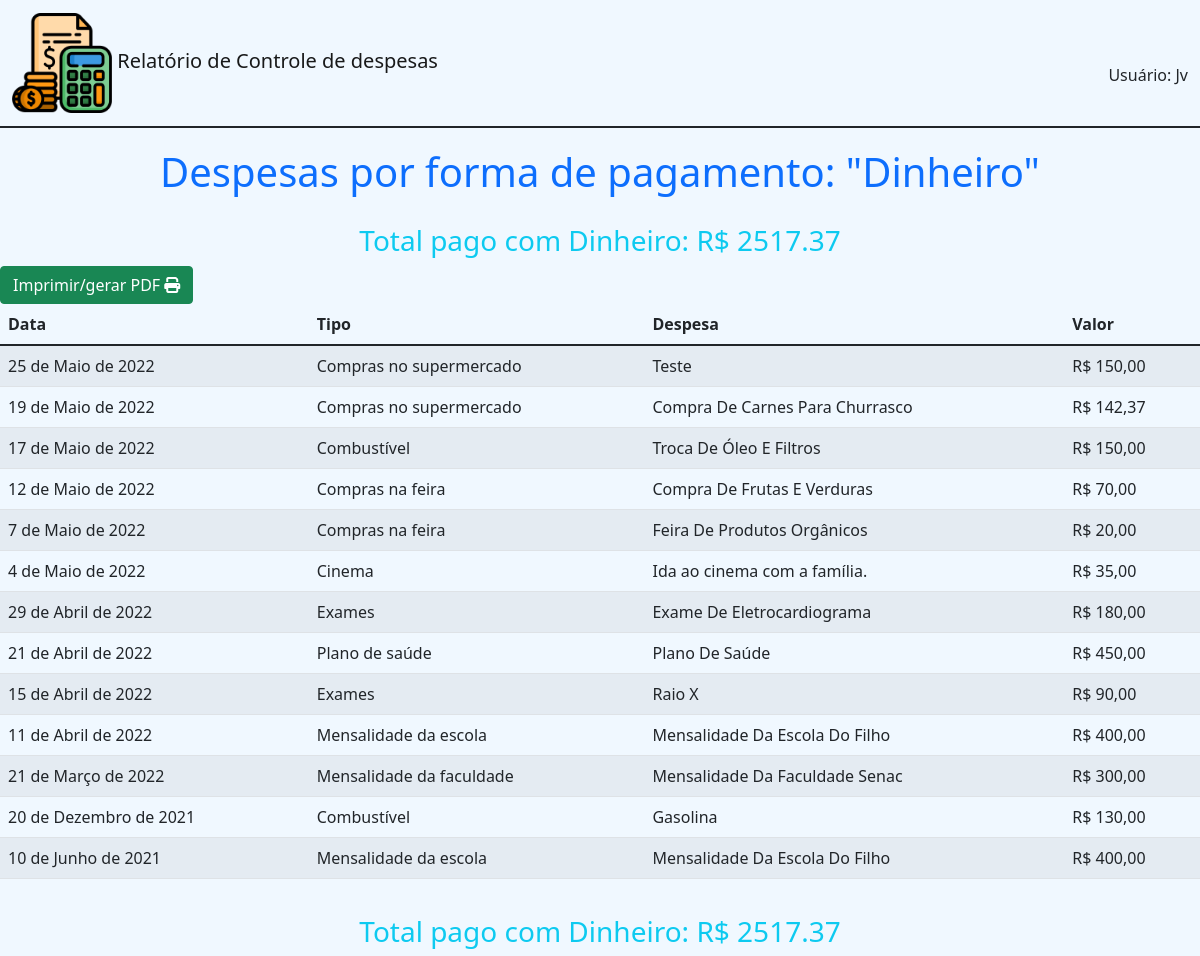
Page /relatorios/ver_despesas_fpag_print/1 (signed in) on the committed database.
### cadastros/models.py (models this page shows)
class FormaPagamento(models.Model):
    forma = models.CharField(max_length=30)
    padrao = models.BooleanField(default=False)
    usuario = models.ForeignKey(User, on_delete=models.CASCADE, blank=True, null=True)
    ativo = models.BooleanField(default=True)
    class Meta:
        verbose_name = 'Forma de pagamento'
        verbose_name_plural = 'Formas de Pagamento'
    def __str__(self):
        return self.forma

class TipoDespesa(models.Model):
    tipo = models.CharField(max_length=80)
    padrao = models.BooleanField(default=False)
    usuario = models.ForeignKey(User, on_delete=models.CASCADE, blank=True, null=True)
    grupo = models.ForeignKey(GrupoDespesa, on_delete=models.CASCADE)
    ativo = models.BooleanField(default=True)
    class Meta:
        verbose_name = 'Tipo de despesa'
        verbose_name_plural = 'Tipos de despesa'
    def __str__(self):
        return self.tipo

### despesas/models.py (models this page shows, shortened)
class Despesa(models.Model):
    despesa = models.TextField(blank=True, null=True)
    data = models.DateField()
    usuario = models.ForeignKey(User, on_delete=models.CASCADE)
    tipo = models.ForeignKey(TipoDespesa, on_delete=models.DO_NOTHING)
    fpag = models.ForeignKey(FormaPagamento, on_delete=models.DO_NOTHING)
    valor = models.DecimalField(max_digits=10, decimal_places=2)
    class Meta:
        verbose_name = 'Despesa'
        verbose_name_plural = 'Despesas'

### relatorios/views.py (the view)
# urls.py: path('ver_despesas_fpag_print/<int:id>', views.ver_despesas_fpag_print, name='ver_despesas_fpag_print'),
@login_required(login_url='login')
def ver_despesas_fpag_print(request, id):
    user = request.user
    fpag = get_object_or_404(FormaPagamento, id=id)
    despesas = Despesa.objects.all().filter(
        usuario=user, fpag=fpag
    ).order_by('-data')
    if len(despesas) == 0:
        messages.add_message(request, messages.WARNING, 'Não existem registros para esse usuário')
        return redirect('home')
    total = despesas.aggregate(Sum('valor'))
    total = f"{total['valor__sum']:.2f}"
    return render(request, 'print/ver_despesas_fpag.html', {'despesas':despesas, 'fpag':fpag, 'total':total})

### relatorios/templates/print/ver_despesas_fpag.html (shortened to what this page needs)
{% extends 'base_print.html'%}
{% block 'conteudo'%}
<h1 style="padding-top: 20px;" class="text-center text-primary">Despesas por forma de pagamento: "{{fpag}}"</h1>
<h3 style="padding-top: 20px;" class="text-center text-info">Total pago com {{fpag}}: R$ {{total}}</h3>
<button class="btn btn-success no_print" onclick="window.print()">Imprimir/gerar PDF <i class="fa-solid fa-print"></i></button>
<div class="row">
  <div class="col-12">
    <table class="table table-striped table-hover">
      <thead>
        <tr>
          <th scope="col">Data</th>
          <th scope="col">Tipo</th>
          <th scope="col">Despesa</th>
          <th scope="col">Valor</th>
        </tr>
      </thead>
      <tbody>
        {% for c in despesas%}
        <tr>
            <td>{{c.data}}</td>
            <td>{{c.tipo}}</td>
            <td>{{c.despesa}}</td>
            <td>R$ {{c.valor}}</td>
        </tr>
        {%endfor%}
      </tbody>
    </table>
</div>
</div>
<h3 style="padding-top: 20px;" class="text-center text-info">Total pago com {{fpag}}: R$ {{total}}</h3>
{% endblock %}

### templates/base_print.html (shortened to what this page needs)
{% load static %}
<!DOCTYPE html>
<html lang="pt-br">
<head>
    <link href="https://cdn.jsdelivr.net/npm/bootstrap@5.1.3/dist/css/bootstrap.min.css" rel="stylesheet">
    <link rel="stylesheet" href="{% static 'css/estilo.css'%}">
    <link rel="stylesheet" href="{% static 'css/print.css'%}">
</head>
<body>
    <nav class="navbar navbar-light" style="border-bottom: 2px solid;">
        <div class="container-fluid">
          <a class="navbar-brand" href="">
            <img src="{% static 'img/icone_despesas.png'%}" width="100" height="100" class="d-inline-block align-text-middle">
            <span class="fs-sm-6 fs-md-1">Relatório de Controle de despesas</span>
          </a>
          {% if user.first_name != ''%}
          <span class="mt-4">Usuário: {{user.first_name}} {{user.last_name}}</span>
          {% else %}
          <span class="mt-4">Usuário: {{user}}</span>
          {% endif %}
        </div>
    </nav>
      <div>
       {% block 'conteudo'%}
       {% endblock %}
      </div>
</body>
</html>

### templates/static/css/estilo.css (style rules this page uses)
* { margin: 0; padding: 0; }
body { background-color: aliceblue; }

### rows in the picture
FormaPagamento: forma "Dinheiro"
Despesa: data "25 de Maio de 2022", tipo "Compras no supermercado", despesa "Teste", valor "150,00"
Despesa: data "19 de Maio de 2022", tipo "Compras no supermercado", despesa "Compra De Carnes Para Churrasco", valor "142,37"
Despesa: data "17 de Maio de 2022", tipo "Combustível", despesa "Troca De Óleo E Filtros", valor "150,00"
Despesa: data "12 de Maio de 2022", tipo "Compras na feira", despesa "Compra De Frutas E Verduras", valor "70,00"
Despesa: data "7 de Maio de 2022", tipo "Compras na feira", despesa "Feira De Produtos Orgânicos", valor "20,00"
Despesa: data "4 de Maio de 2022", tipo "Cinema", despesa "Ida ao cinema com a família.", valor "35,00"
Despesa: data "29 de Abril de 2022", tipo "Exames", despesa "Exame De Eletrocardiograma", valor "180,00"
Despesa: data "21 de Abril de 2022", tipo "Plano de saúde", despesa "Plano De Saúde", valor "450,00"
Despesa: data "15 de Abril de 2022", tipo "Exames", despesa "Raio X", valor "90,00"
Despesa: data "11 de Abril de 2022", tipo "Mensalidade da escola", despesa "Mensalidade Da Escola Do Filho", valor "400,00"
Despesa: data "21 de Março de 2022", tipo "Mensalidade da faculdade", despesa "Mensalidade Da Faculdade Senac", valor "300,00"
Despesa: data "20 de Dezembro de 2021", tipo "Combustível", despesa "Gasolina", valor "130,00"
Despesa: data "10 de Junho de 2021", tipo "Mensalidade da escola", despesa "Mensalidade Da Escola Do Filho", valor "400,00"

### other values in the picture
{{ user }} "Jv"
{{ total }} "2517.37"
